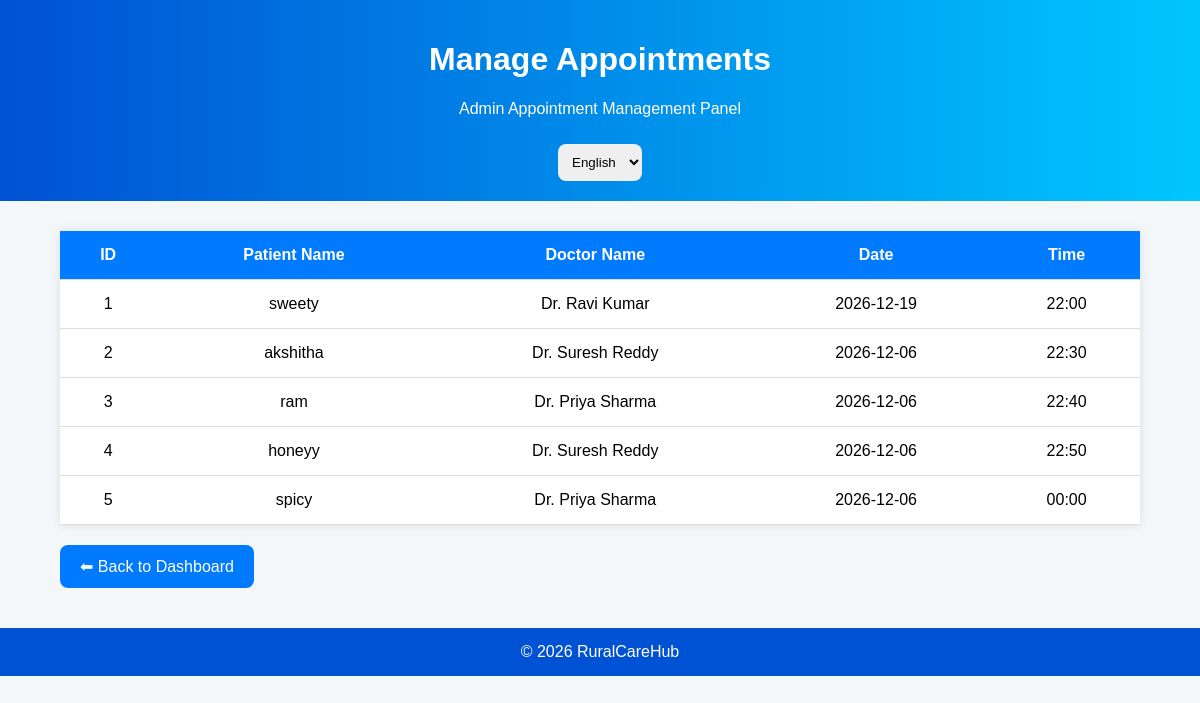
The page /manage-appointments on the database as committed earlier.
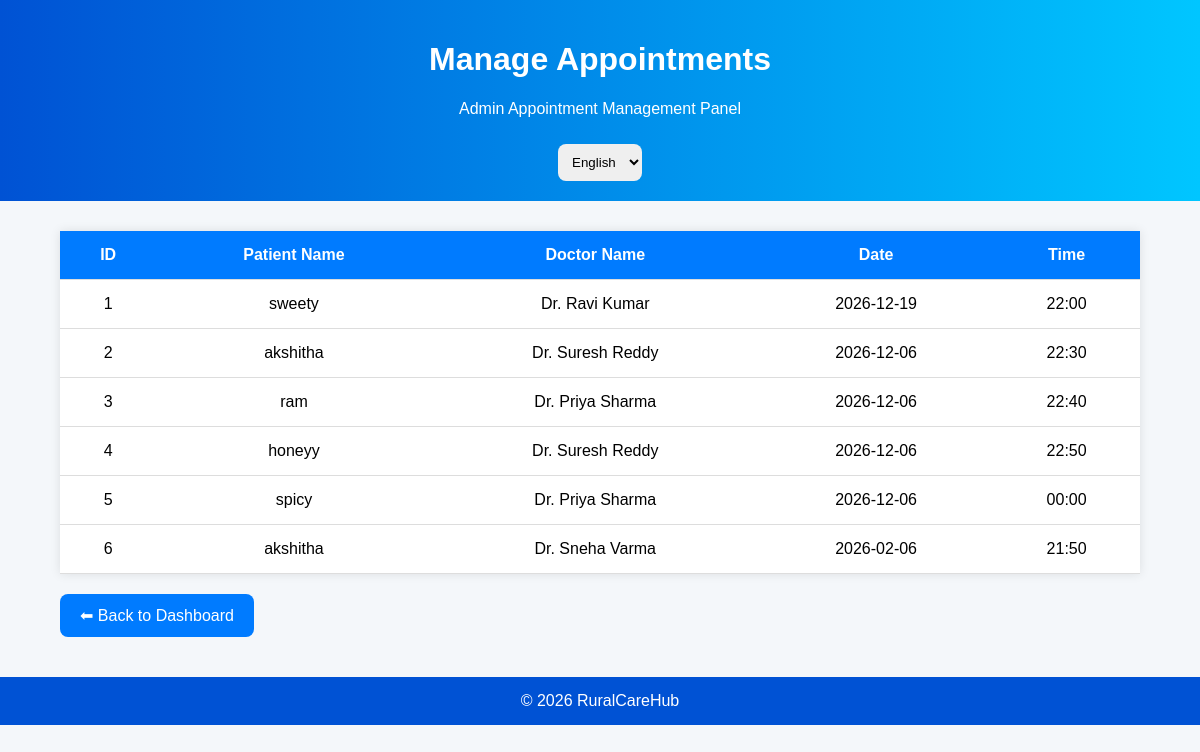
The same page on the database as committed later.
### app.py (models this page shows)
class Appointment(db.Model):
    id = db.Column(db.Integer, primary_key=True)
    patient_name = db.Column(db.String(100))
    doctor_name = db.Column(db.String(100))
    appointment_date = db.Column(db.String(50))
    appointment_time = db.Column(db.String(50))
    symptoms = db.Column(db.String(500))
    age = db.Column(db.String(10))
    blood_group = db.Column(db.String(10))

### app.py (the view)
@app.route('/manage-appointments')
def manage_appointments():
    appointments = Appointment.query.all()
    return render_template(
        'manage_appointments.html',
        appointments=appointments
    )

### templates/manage_appointments.html (shortened to what this page needs)
<!DOCTYPE html>
<html>
<head>
</head>
<body>
<div class="header">
<h1 id="title">Manage Appointments</h1>
<p id="subtitle">
</p>
<select id="languageSelect"
onchange="changeLanguage()">
<option value="en">English</option>
</select>
</div>
<div class="container">
<table>
<tr>
<th>ID</th>
<th id="patientText">Patient Name</th>
<th id="doctorText">Doctor Name</th>
<th id="dateText">Date</th>
<th id="timeText">Time</th>
</tr>
{% for appointment in appointments %}
<tr>
<td>{{ appointment.id }}</td>
<td>{{ appointment.patient_name }}</td>
<td>{{ appointment.doctor_name }}</td>
<td>{{ appointment.appointment_date }}</td>
<td>{{ appointment.appointment_time }}</td>
</tr>
{% endfor %}
</table>
<a href="/admin"
class="back-btn"
id="backBtn">
</a>
</div>
<footer>
© 2026 RuralCareHub
</footer>
</body>
</html>

Rows that differ between the two databases and show on the page:
added Appointment: id "6", patient_name "akshitha", doctor_name "Dr. Sneha Varma", appointment_date "2026-02-06", appointment_time "21:50"
